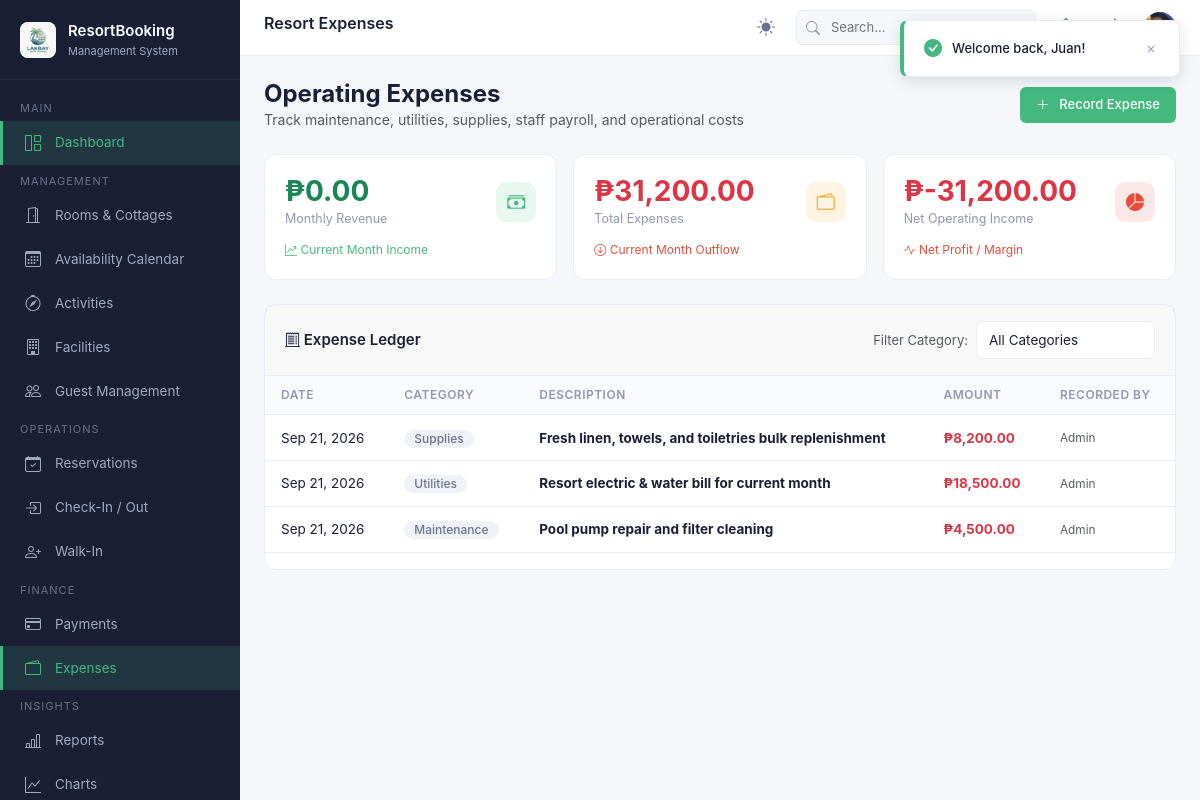
The page /expenses/index.php (signed in) on the database its author committed.
### tables this page shows
CREATE TABLE `expenses` (
  `ExpenseId` int NOT NULL AUTO_INCREMENT,
  `Category` varchar(100) NOT NULL,
  `Description` varchar(255) NOT NULL,
  `Amount` decimal(12,2) NOT NULL,
  `ExpenseDate` date NOT NULL,
  `RecordedBy` varchar(100) NOT NULL DEFAULT 'Admin',
  `CreatedAt` datetime NOT NULL DEFAULT CURRENT_TIMESTAMP,
  PRIMARY KEY (`ExpenseId`)
);

### includes/functions.php (called while the page is built, shortened)
<?php
require_once __DIR__ . '/../config/database.php';
function formatCurrency($amount) {
    return '₱' . number_format((float)$amount, 2);
}
function formatDate($dateStr, $format = 'M d, Y') {
    $time = strtotime($dateStr);
    return $time ? date($format, $time) : '-';
}

### config/database.php (called while the page is built, shortened)
<?php
function url($path = '') {
    $path = '/' . ltrim($path, '/');
    return BASE_URL . $path;
}

### expenses/index.php (the view, shortened to what this page needs)
<?php
require_once __DIR__ . '/../config/database.php';
require_once __DIR__ . '/../includes/functions.php';
$query = "SELECT * FROM expenses WHERE 1=1";
$params = [];
$query .= " ORDER BY ExpenseDate DESC, ExpenseId DESC";
$stmt = $pdo->prepare($query);
$stmt->execute($params);
$expenses = $stmt->fetchAll();
$monthStart = date('Y-m-01');
$stmtMRev = $pdo->prepare("SELECT COALESCE(SUM(Amount), 0) FROM payments WHERE Status = 1 AND PaymentDate >= ?");
$stmtMRev->execute([$monthStart]);
$monthlyRevenue = (float)$stmtMRev->fetchColumn();
$stmtMExp = $pdo->prepare("SELECT COALESCE(SUM(Amount), 0) FROM expenses WHERE ExpenseDate >= ?");
$stmtMExp->execute([$monthStart]);
$monthlyExpenses = (float)$stmtMExp->fetchColumn();
$netProfit = $monthlyRevenue - $monthlyExpenses;
include __DIR__ . '/../includes/header.php';
?>
<div class="d-flex justify-content-between align-items-center mb-4 flex-wrap gap-2">
    <div>
        <h4 style="margin:0; font-weight:700;">Operating Expenses</h4>
        <p class="text-muted" style="margin:0; font-size:14px;">Track maintenance, utilities, supplies, staff payroll, and operational costs</p>
    </div>
    <button type="button" class="btn btn-primary" onclick="new bootstrap.Modal(document.getElementById('addExpenseModal')).show()">
        <i class="bi bi-plus-lg me-1"></i> Record Expense
    </button>
</div>
<div class="stats-grid mb-4">
    <div class="stat-card">
        <div class="stat-header">
            <div>
                <div class="stat-value text-success"><?= formatCurrency($monthlyRevenue) ?></div>
                <div class="stat-label">Monthly Revenue</div>
            </div>
            <div class="stat-icon green"><i class="bi bi-cash-stack"></i></div>
        </div>
        <div class="stat-change up"><i class="bi bi-graph-up-arrow"></i> Current Month Income</div>
    </div>
    <div class="stat-card">
        <div class="stat-header">
            <div>
                <div class="stat-value text-danger"><?= formatCurrency($monthlyExpenses) ?></div>
                <div class="stat-label">Total Expenses</div>
            </div>
            <div class="stat-icon orange"><i class="bi bi-wallet2"></i></div>
        </div>
        <div class="stat-change down"><i class="bi bi-arrow-down-circle"></i> Current Month Outflow</div>
    </div>
    <div class="stat-card">
        <div class="stat-header">
            <div>
                <div class="stat-value <?= $netProfit >= 0 ? 'text-primary' : 'text-danger' ?>">
                    <?= formatCurrency($netProfit) ?>
                </div>
                <div class="stat-label">Net Operating Income</div>
            </div>
            <div class="stat-icon <?= $netProfit >= 0 ? 'blue' : 'red' ?>"><i class="bi bi-pie-chart-fill"></i></div>
        </div>
        <div class="stat-change <?= $netProfit >= 0 ? 'up' : 'down' ?>">
            <i class="bi bi-activity"></i> Net Profit / Margin
        </div>
    </div>
</div>
<div class="card">
    <div class="card-header d-flex justify-content-between align-items-center flex-wrap gap-2">
        <h5><i class="bi bi-receipt-cutoff"></i> Expense Ledger</h5>
        <div class="d-flex align-items-center gap-2">
            <span class="text-muted" style="font-size:13px;">Filter Category:</span>
            <select class="form-select form-select-sm" style="width:auto;" onchange="location.href='<?= url("/expenses/index.php") ?>?category=' + this.value">
                <option value="">All Categories</option>
            </select>
        </div>
    </div>
    <div class="table-wrapper">
        <table class="table">
            <thead>
                <tr>
                    <th>Date</th>
                    <th>Category</th>
                    <th>Description</th>
                    <th>Amount</th>
                    <th>Recorded By</th>
                </tr>
            </thead>
            <tbody>
                <?php if (empty($expenses)): ?>
                    <tr><td colspan="5" class="text-center py-4 text-muted">No expenses recorded yet.</td></tr>
                <?php else: ?>
                    <?php foreach ($expenses as $e): ?>
                        <tr>
                            <td><?= formatDate($e['ExpenseDate']) ?></td>
                            <td><span class="badge badge-secondary"><?= htmlspecialchars($e['Category']) ?></span></td>
                            <td><strong><?= htmlspecialchars($e['Description']) ?></strong></td>
                            <td><strong class="text-danger"><?= formatCurrency($e['Amount']) ?></strong></td>
                            <td><small class="text-muted"><?= htmlspecialchars($e['RecordedBy']) ?></small></td>
                        </tr>
                    <?php endforeach; ?>
                <?php endif; ?>
            </tbody>
        </table>
    </div>
</div>
<?php include __DIR__ . '/../includes/footer.php'; ?>

### assets/css/site.css (style rules this page uses)
:root { --primary: #43b97f; --primary-dark: #36a36e; --primary-light: #e8f8f0; --primary-bg: #f0faf5; --sidebar-bg: #1a1f36; --sidebar-hover: #252b48; --sidebar-active: rgba(67, 185, 127, 0.15); --sidebar-text: #a0a8c0; --sidebar-text-active: #43b97f; --header-bg: #ffffff; --content-bg: #f5f7fa; --card-bg: #ffffff; --text-primary: #1a1f36; --text-secondary: #6b7294; --text-muted: #9198b0; --border: #e8ecf4; --success: #43b97f; --warning: #f5a623; --danger: #e74c3c; --info: #3498db; --shadow-sm: 0 1px 3px rgba(0,0,0,0.06); --shadow-md: 0 2px 8px rgba(0,0,0,0.08); --shadow-lg: 0 4px 16px rgba(0,0,0,0.12); --radius: 8px; --radius-lg: 12px; }
* { box-sizing: border-box; }
html { overflow-x: hidden; scroll-behavior: smooth; }
body { margin: 0; padding: 0; font-family: -apple-system, BlinkMacSystemFont, 'Segoe UI', Roboto, 'Helvetica Neue', Arial, sans-serif; background: var(--content-bg); color: var(--text-primary); font-size: 14px; line-height: 1.5; overflow-x: hidden; width: 100%; max-width: 100vw; }
.stats-grid { display: grid; grid-template-columns: repeat(auto-fit, minmax(220px, 1fr)); gap: 16px; margin-bottom: 24px; }
.stat-card { background: var(--card-bg); border-radius: var(--radius-lg); padding: 20px; border: 1px solid var(--border); transition: transform 0.2s, box-shadow 0.2s; }
.stat-card .stat-header { display: flex; align-items: center; justify-content: space-between; margin-bottom: 12px; }
.stat-card .stat-icon { width: 40px; height: 40px; border-radius: 10px; display: flex; align-items: center; justify-content: center; font-size: 18px; }
.stat-icon.green { background: rgba(67,185,127,0.12); color: var(--primary); }
.stat-icon.orange { background: rgba(245,166,35,0.12); color: var(--warning); }
.stat-icon.red { background: rgba(231,76,60,0.12); color: var(--danger); }
.stat-card .stat-value, .stat-card .stat-number { font-size: 28px; font-weight: 700; color: var(--text-primary); line-height: 1.2; }
.stat-card .stat-label { font-size: 12.5px; color: var(--text-muted); margin-top: 2px; }
.stat-card .stat-change { font-size: 12px; margin-top: 6px; }
.stat-change.up { color: var(--success); }
.stat-change.down { color: var(--danger); }
.card { background: var(--card-bg); border-radius: var(--radius-lg); border: 1px solid var(--border); margin-bottom: 20px; }
.card-header { padding: 16px 20px; border-bottom: 1px solid var(--border); display: flex; align-items: center; justify-content: space-between; }
.card-header h5 { margin: 0; font-size: 15px; font-weight: 600; color: var(--text-primary); }
.table-wrapper { overflow-x: auto; }
.table { width: 100%; border-collapse: collapse; }
.table th { padding: 10px 16px; text-align: left; font-size: 12px; font-weight: 600; color: var(--text-muted); text-transform: uppercase; letter-spacing: 0.5px; border-bottom: 1px solid var(--border); background: #fafbfc; white-space: nowrap; }
.table td { padding: 12px 16px; border-bottom: 1px solid var(--border); font-size: 13.5px; color: var(--text-primary); vertical-align: middle; }
.btn { display: inline-flex; align-items: center; gap: 6px; padding: 8px 16px; border-radius: 6px; font-size: 13px; font-weight: 500; border: none; cursor: pointer; transition: all 0.2s; text-decoration: none; white-space: nowrap; }
.btn-primary { background: var(--primary); color: #fff; }
.badge { display: inline-flex; align-items: center; gap: 5px; padding: 3px 10px; border-radius: 12px; font-size: 12px; font-weight: 500; }
.badge-secondary { background: #f0f2f7; color: var(--text-secondary); }
.form-control, .form-select { width: 100%; padding: 8px 12px; border: 1px solid var(--border); border-radius: 6px; font-size: 13.5px; color: var(--text-primary); background: #fff; transition: border-color 0.2s, box-shadow 0.2s; }
* { scrollbar-width: thin; scrollbar-color: var(--border) transparent; }
.table-wrapper { overflow-x: auto; -webkit-overflow-scrolling: touch; }

### rows shown on the page
expenses: ExpenseDate "Sep 21, 2026", Category "Supplies", Description "Fresh linen, towels, and toiletries bulk replenishment", Amount "₱8,200.00", RecordedBy "Admin"
expenses: ExpenseDate "Sep 21, 2026", Category "Utilities", Description "Resort electric & water bill for current month", Amount "₱18,500.00", RecordedBy "Admin"
expenses: ExpenseDate "Sep 21, 2026", Category "Maintenance", Description "Pool pump repair and filter cleaning", Amount "₱4,500.00", RecordedBy "Admin"

### other values the page prints
$resortSettings['ResortName'] "ResortBooking"
$resortSettings['ResortSubtitle'] "Management System"
$pageTitle "Resort Expenses"
formatCurrency($monthlyRevenue) "₱0.00"
formatCurrency($monthlyExpenses) "₱31,200.00"
formatCurrency($netProfit) "₱-31,200.00"
